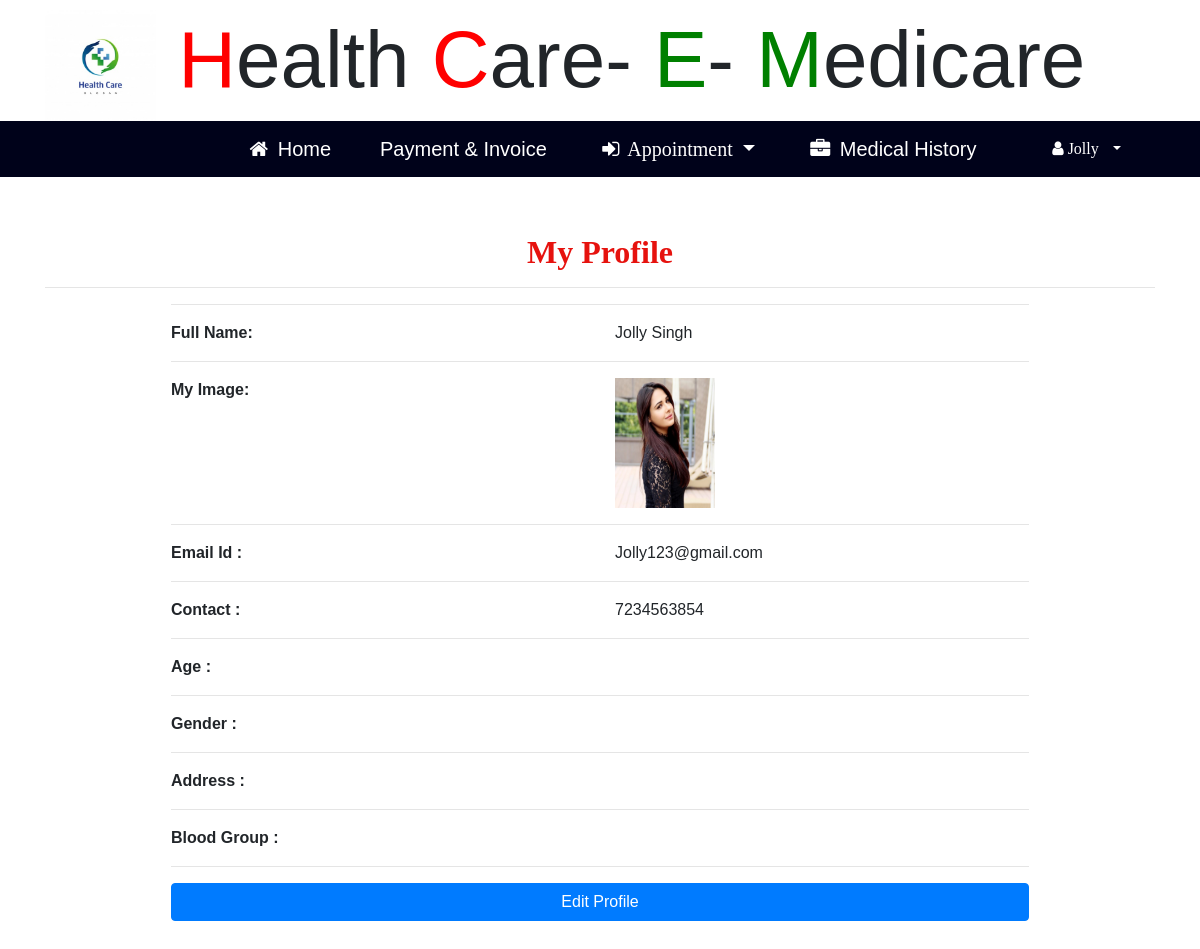
The page /profile (signed in) on the database its author committed.
### hopital/models.py (models this page shows, shortened)
class Signup_User(models.Model):
    user = models.ForeignKey(User,on_delete=models.CASCADE,null=True)
    mobile = models.IntegerField(null=True)
    image = models.FileField(null=True)
    reg = models.CharField(max_length=30,null=True)

### hopital/views.py (the view)
# urls.py: path('profile',profile,name="profile"),
def profile(request):
    if not request.user.is_authenticated:
        return redirect('login_user')
    user = User.objects.get(id=request.user.id)
    sign = Signup_User.objects.get(user=user)
    pat = Patient.objects.filter(sign=sign).first()
    d={'sign':sign,'pat':pat,'user':user}
    return render(request,'profile.html',d)

### hopital/templates/profile.html (shortened to what this page needs)
{% extends 'pat_nav.html' %}
{% load static %}
{% block body %}
<div class="container">
    <h2 style="font-weight:bold;font-family : 'Monotype Corsiva' ; color : #E6120E ;margin-top:5%" align="center">My Profile</h2><hr>
<div  class="container-fluid" style="width:80%;margin-bottom:5%">
    <hr><div class="row">
        <div class="col-md-6">
            <strong>Full Name:</strong>
        </div>
        <div class="col-md-6">
            {{sign.user.first_name}} {{sign.user.last_name}}
        </div>
    </div><hr>
    <div class="row">
        <div class="col-md-6">
            <strong>My Image:</strong>
        </div>
        <div class="col-md-6">
            <img src="{{sign.image.url}}" style="width:100px;height:130px"></img>
        </div></div><hr>
    <div class="row">
        <div class="col-md-6">
            <strong>Email Id :</strong>
        </div>
        <div class="col-md-6">
            {{sign.user.email}}
        </div>
    </div><hr>
     <div class="row">
        <div class="col-md-6">
            <strong>Contact :</strong>
        </div>
        <div class="col-md-6">
            {{sign.mobile}}
        </div>
     </div><hr>
    <div class="row">
        <div class="col-md-6">
            <strong>Age :</strong>
        </div>
        <div class="col-md-6">
        </div>
     </div><hr>
    <div class="row">
        <div class="col-md-6">
            <strong>Gender :</strong>
        </div>
        <div class="col-md-6">
        </div>
     </div><hr>
    <div class="row">
        <div class="col-md-6">
            <strong>Address :</strong>
        </div>
        <div class="col-md-6">
        </div>
     </div><hr>
    <div class="row">
        <div class="col-md-6">
            <strong>Blood Group :</strong>
        </div>
        <div class="col-md-6">
        </div>
     </div><hr>
    <a href="{% url 'edit_profile' %}"><button class="btn btn-primary" style="width:100%;margin-bottom:5%">Edit Profile</button></a>
    </div></div>
</div>
{% endblock %}

### hopital/templates/pat_nav.html (shortened to what this page needs)
<!DOCTYPE html>
{% load static %}
<html>
<head>
<link rel="stylesheet" href="https://cdnjs.cloudflare.com/ajax/libs/font-awesome/4.7.0/css/font-awesome.min.css">
<link rel="stylesheet" href="https://stackpath.bootstrapcdn.com/bootstrap/4.5.0/css/bootstrap.min.css">
    <link rel="stylesheet" href="https://cdn.datatables.net/1.10.21/css/jquery.dataTables.min.css">
<link rel="stylesheet" href="https://cdn.datatables.net/buttons/1.6.2/css/buttons.dataTables.min.css">
</head>
<body>
<div class="container" style="font-size:80px;padding:-30px">
        <img src="{% static 'images/hospital11.jpg' %}" style="width:10%;height:-200px" alt=" ">
                        <span style="color:red">H</span>ealth
						<span style="color:red">C</span>are-
						<span style="color:green">E</span>-
            <span style="color:green">M</span>edicare
</div>
<div style="margin:0px;padding:0">
    <div style="margin-left:0;background-color:#00021a">
    <nav class="navbar navbar-expand-lg navbar-light" style="margin:0px;background-color:#00021a">
  <a class="navbar-brand" href="{% url 'profile' %}" style="color:white;margin-left:20%"><i class="fa fa-home" style="margin-right:4px"></i> Home </a>
  <a class="navbar-brand" href="{% url 'patient_invoice' %}" style="color:white;margin-left:2%"> Payment & Invoice</a>
        <span class="nav-item dropdown" style="margin-left:2%;color:white;font-family:'Times New Roman'">
        <a class="nav-link dropdown-toggle navbar-brand" style="color:white" href="#" id="navbarDropdown" role="button" data-toggle="dropdown" aria-haspopup="true" aria-expanded="false">
          <i class="fa fa-sign-in" style="margin-right:4px"></i> Appointment
        </a>
                  </span>
          <a class="navbar-brand" href="{% url 'pat_history' %}" style="color:white;margin-left:2%"><i class="fa fa-briefcase" style="margin-right:4px"></i> Medical History </a>
  <div class="collapse navbar-collapse nav justify-content-end"  id="navbarNavDropdown" style="margin-right:4%">
  <li class="nav-item dropdown" style="color:white">
        <a class="nav-link dropdown-toggle" style="color:white" href="#" id="navbarDropdown" role="button" data-toggle="dropdown" aria-haspopup="true" aria-expanded="false">
          <i class="fa fa-user" style="margin-right:6px"> {{request.user.username}}</i>
        </a>
      </li>
  </div></nav></div>
    {% block body %}
    {% endblock %}
</body>
</html>

### hopital/templates/pat_nav.html (style rules this page uses)
body { font-family: "Lato", sans-serif; }
body { margin:0;font-family:Arial }
.dropdown { float:right; }

### rows shown on the page
Signup_User: user.first_name "Jolly", user.last_name "Singh", image (picture), user.email "Jolly123@gmail.com", mobile "7234563854"

### other values the page prints
{{ request.user.username }} "Jolly"
